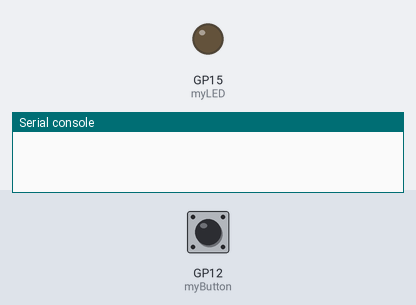
A program run on a simulated Raspberry Pi Pico running MicroPython. Shown: output pins drawn as LEDs (lit = HIGH), the last lines printed to the serial console. The test bench sets the inputs (shaded band); at power-on: GP12 (myButton) HIGH.

Above: at 1.2 s.
1.3 s: GP12 (myButton) pulled LOW for 0.15 s
At 2.2 s:
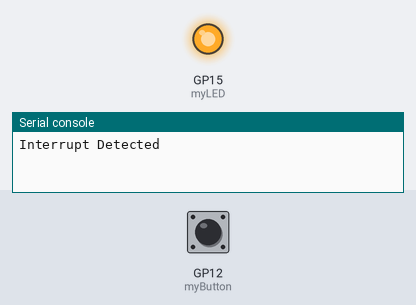
2.9 s: GP12 (myButton) pulled LOW for 1 s
At 4.7 s:
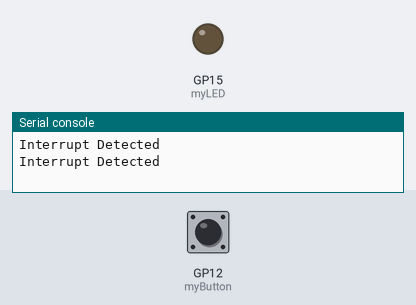
5.4 s: GP12 (myButton) pulled LOW for 3.2 s
At 9.5 s:
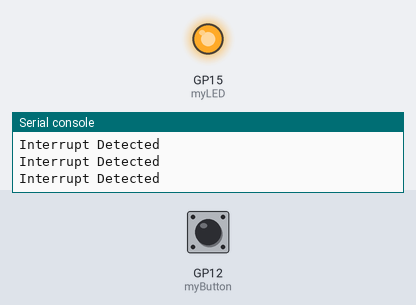
Timing chart, 0 to 11.0 s (numbered marks = the images above; inputs shaded):
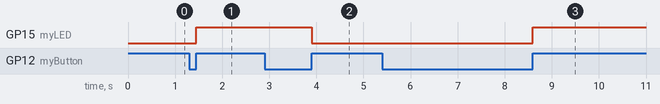

The program:

button_LED_interrupt.py
```python
# Program to turn an LED on and off with a Button (momentary switch)
# using an interrupt with debouncing built in
# Lori Pfahler
# May 2023

# import modules
from machine import Pin
from utime import ticks_ms, ticks_diff

# setup button and LED pins
myButton = Pin(12, Pin.IN, Pin.PULL_UP)
myLED = Pin(15, Pin.OUT)

# variables to track interrupt activation and time for debouncing
interrupt_flag = 0
debounce_time = 0

# interrupt function
def button_handler(myButton):
    global interrupt_flag, debounce_time
    if ticks_diff(ticks_ms(), debounce_time) > 300:
        interrupt_flag = 1
        debounce_time=ticks_ms()

# interrupt request
myButton.irq(trigger=Pin.IRQ_RISING, handler=button_handler)

try:
    while True:
        # turn on/off LED when the button is pressed
        if interrupt_flag == 1:
            interrupt_flag = 0
            print("Interrupt Detected")
            myLED.toggle()

except KeyboardInterrupt:
    myLED.off()
```

Measured:
- after the input at 1.3 s, GP15 (myLED): LOW → HIGH after 0.15 s
- after the input at 2.9 s, GP15 (myLED): HIGH → LOW after 1.0 s
- after the input at 5.4 s, GP15 (myLED): LOW → HIGH after 3.2 s
